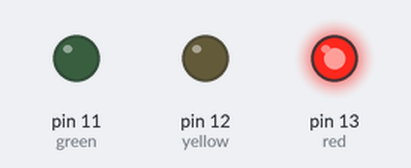
The sketch below on a simulated Arduino Uno, built with avr-gcc and run on an emulated ATmega328P. Shown: output pins drawn as LEDs (lit = HIGH).

Above: at 2.0 s.
At 6.0 s:
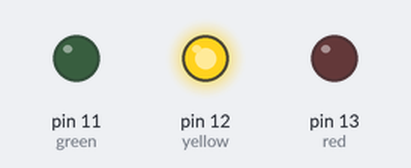
At 11.0 s:
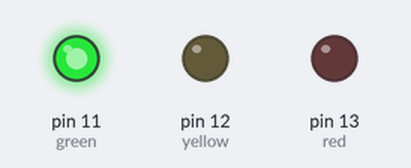
Timing chart, 0 to 18.2 s (numbered marks = the images above):
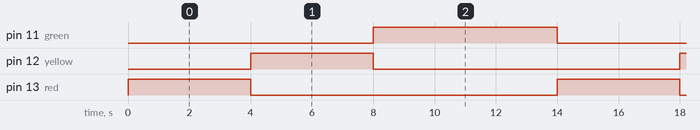

The sketch:

traffic_light.ino
```cpp
//traffic light system
int red=13;
int yellow=12;
int green=11;


void setup() {
 pinMode(red,OUTPUT);
   pinMode(yellow,OUTPUT);
  pinMode(green,OUTPUT);

}


void loop() {
 digitalWrite(red,1);
 delay(4000);
 digitalWrite(red,0);
   digitalWrite(yellow,1);
 delay(4000);
  digitalWrite(yellow,0);
digitalWrite(green,1);
 delay(6000);
 digitalWrite(green,0);

}
```

Measured:
- by itself, pin 11 (green): alternates HIGH for 6.0 s and LOW for 8.0 s
- by itself, pin 12 (yellow), pin 13 (red): alternates HIGH for 4.0 s and LOW for 10.0 s
- by itself, everything shown: repeats every 14.0 s, in 4 steps
